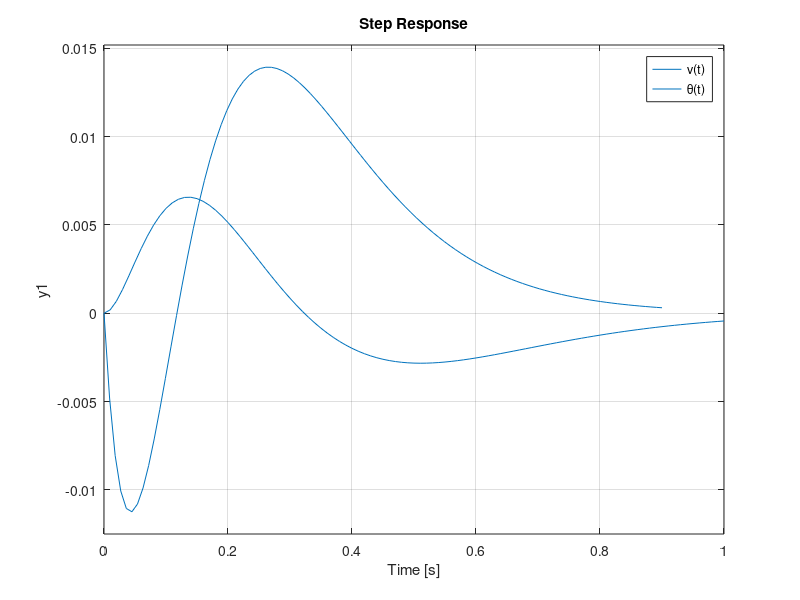

Source code (MATLAB):
%% Controlador Variables de estado
%% Controlador Variables de estado
clear
clc

A = [0 1 0 0; 0 -0.5452 -6.2896 0; 0 0 0 1; 0 3.7793 88.158 0];
B = [0; -0.63102; 0; 4.3742];
C = [0 1 0 0];
D = 0;

%% Controlable y observable?
nn= rank(A)
wc = [B A*B (A^2)*B]
nwc=rank(wc)

w0 = [C; C*A; C*(A^2) ]
nw0=rank(w0)

%%
segway = ss(A,B,C,D);
[num1, den1] = ss2tf(A,B,C,D);
G = tf(num1,den1);

polos = [-9 -9.2 -9.4 -9.6];


k = place(A,B,polos); %acker

An = A - B*k;

nsys = ss(An,B,C,D);

C2 = [0 0 1 0];

tsys = ss(An,B,C2,D);
nnsys = feedback(nsys,1);
tnsys = feedback(tsys,1);

figure(2)
step(nnsys);
hold on;
step(tnsys);
hold off;

legend('v(t)', '\theta(t)');
